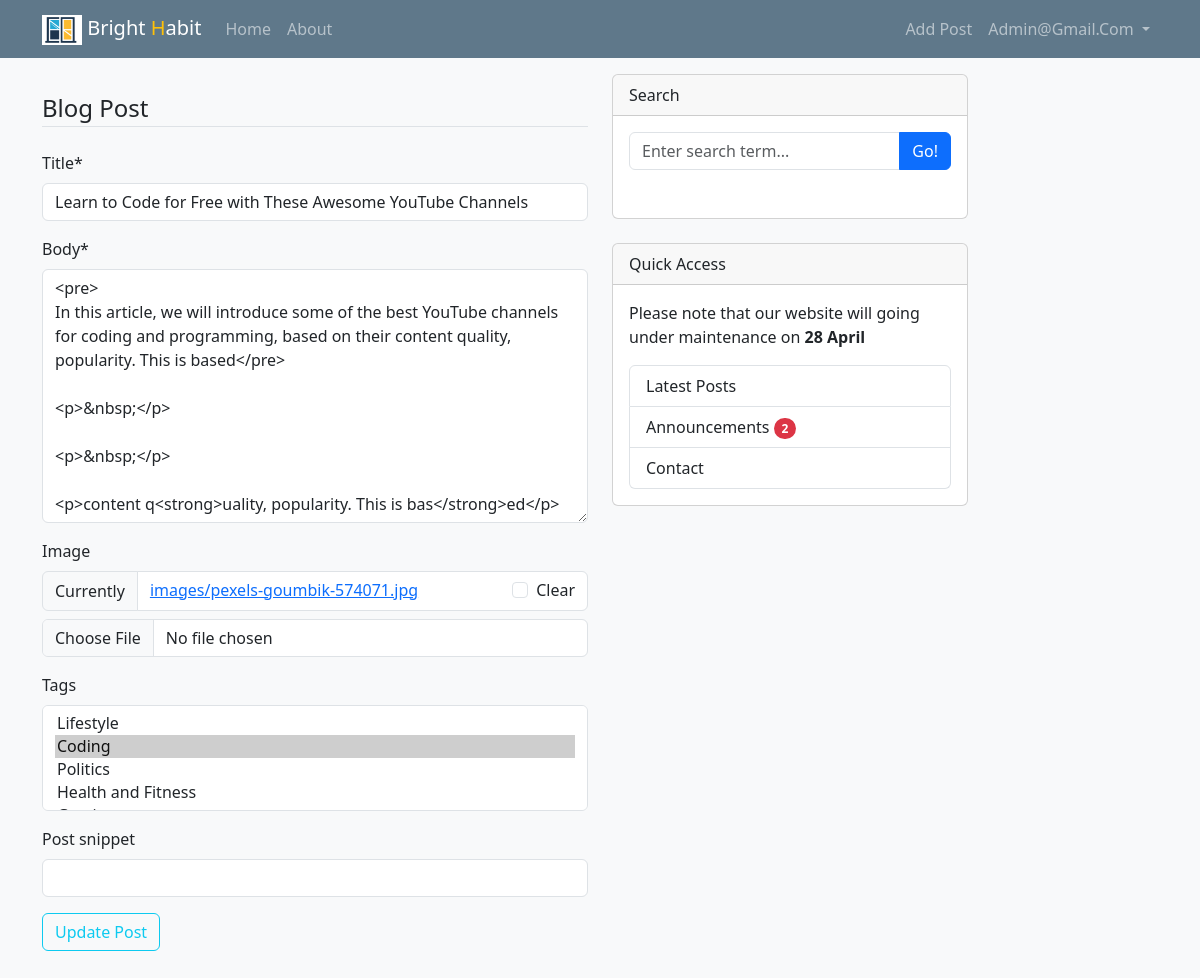
Page /post/1/update (signed in) on the committed database.
### blog/models.py (models this page shows, shortened)
class Post(models.Model):
    title = models.CharField(max_length=100)
    body = RichTextField()
    post_snippet = models.CharField(max_length=100, blank=True, null=True)
    date_posted = models.DateTimeField(default=timezone.now)
    author = models.ForeignKey(User, on_delete=models.CASCADE)
    image = models.ImageField(null=True, blank=True, upload_to='images/')
    tags = models.ManyToManyField(Tag, blank=True, related_name='tags')
    search_fields = ('title', 'body', 'author')

### blog/views.py (the view, shortened to what this page needs)
# urls.py: path('post/<int:pk>/update', PostUpdateView.as_view(), name=name('update')),
class PostUpdateView(LoginRequiredMixin, UserPassesTestMixin, UpdateView):
    model = Post
    context_object_name = 'post'
    template_name = 'blog/update.html'
    fields = ('title', 'body', 'image', 'tags', 'post_snippet')
    def test_func(self):
        post = self.get_object()
        return self.request.user == post.author

### blog/models.py (called while the page is built)
    def __str__(self):
        return self.name

### blog/templates/blog/update.html (shortened to what this page needs)
{% extends 'base.html' %}
{% load crispy_forms_tags %}
{% block content %}
    <form action="" method="post" novalidate enctype="multipart/form-data">
        <fieldset class="form-group">
            <legend class="border-bottom mb-4 text-capitalize">blog post</legend>
            {{ form|crispy }}
        </fieldset>
        <div class="form-group pb-3">
            <button type="submit" class="btn btn-outline-info text-capitalize">update post</button>
        </div>
    </form>
{% endblock %}

### templates/partials/navbar.html (shortened to what this page needs)
{% load humanize %}
{% load static %}
<nav class="navbar navbar-expand-lg sticky-top text-capitalize" data-bs-theme="dark">
    <div class="container">
        <a class="navbar-brand" href="{% url 'blog_index' %}">
            <img src="{% static 'blog/logo.png' %}" alt="BrightHabit Logo" width="40" height="30">
            Bright <span class="text-warning">h</span>abit
        </a>
        <div class="collapse navbar-collapse" id="navbarSupportedContent">
            <ul class="navbar-nav me-auto mb-2 mb-lg-0">
                <li class="nav-item">
                    <a class="nav-link{% if request.resolver_match.view_name == 'blog_index' %} active{% else %}{% endif %}"
                       href="{% url 'blog_index' %}">Home</a>
                </li>
                <li class="nav-item">
                    <a class="nav-link{% if request.resolver_match.view_name == 'blog_about' %} active{% else %}{% endif %}"
                       href="{% url 'blog_about' %}">About</a>
                </li>
            </ul>
            <ul class="navbar-nav ml-auto mb-2 mb-lg-0 text-capitalize">
                {% if user.is_authenticated %}
                      <li class="nav-item">
                    <a class="nav-link{% if request.resolver_match.view_name == 'blog_create' %} active{% else %}{% endif %}"
                       href="{% url 'blog_create' %}">Add Post</a>
                </li>
                    <li class="nav-item dropdown">
                        <a class="nav-link dropdown-toggle" href="#" role="button" data-bs-toggle="dropdown"
                           aria-expanded="false">
                            {{ user.email }}
                        </a>
                    </li>
                {% else %}
                    <li class="nav-item">
                        <a class="nav-link" href="{% url 'login' %}">Login</a>
                    </li>
                    <a href="{% url 'register' %}" class="btn btn-warning text-capitalize" role="button">register</a>
                {% endif %}
            </ul>
        </div>
    </div>
</nav>

### blog/static/blog/style.css (style rules this page uses)
.navbar-nav { font-weight: 500; }
.navbar { background-color: #5f788a; }

### rows in the picture
Post: title "Learn to Code for Free with These Awesome YouTube Channels", body "<pre> In this article, we will introduce some of the best YouTube channels for coding and programming, based on their content quality, popularity. This is based</pre> <p>&nbsp;</p> <p>&nbsp;</p> <p>content q<strong>uality, popularity. This is bas</strong>ed</p>"

### other values in the picture
{{ user.email }} "Admin@gmail.com"
